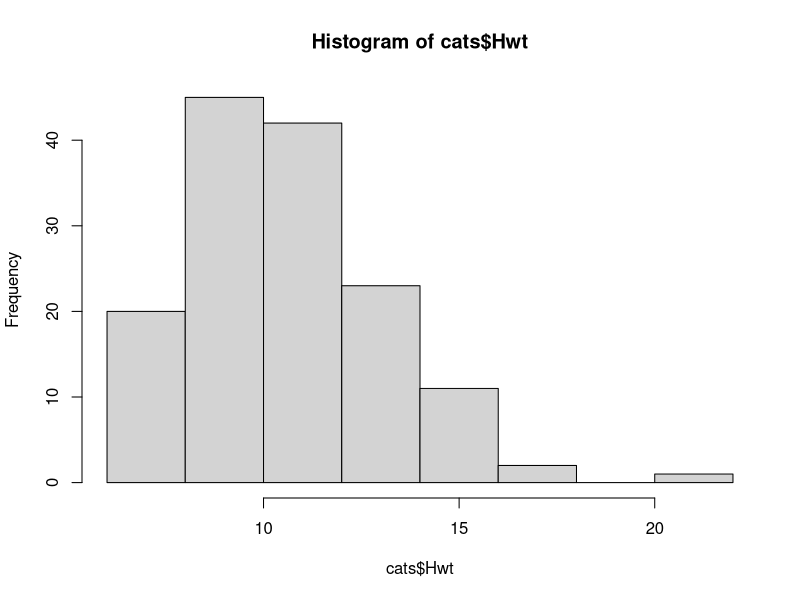
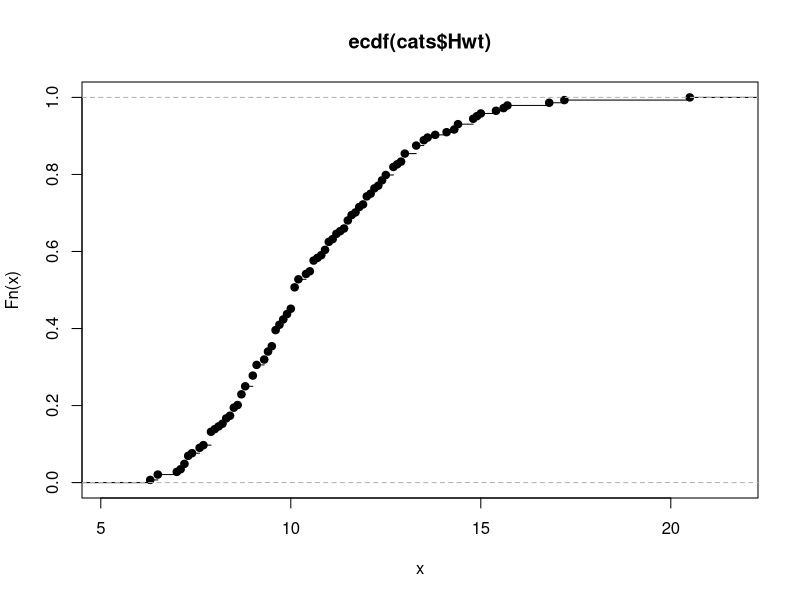
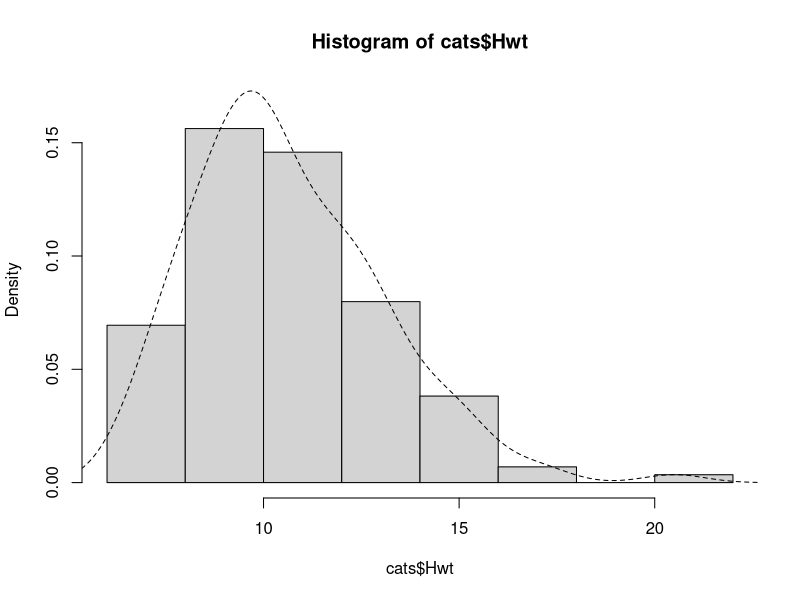
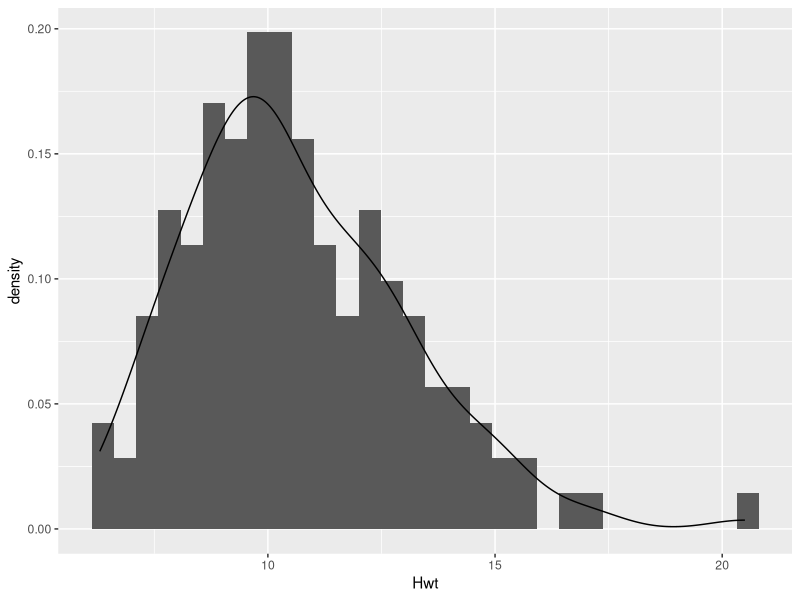
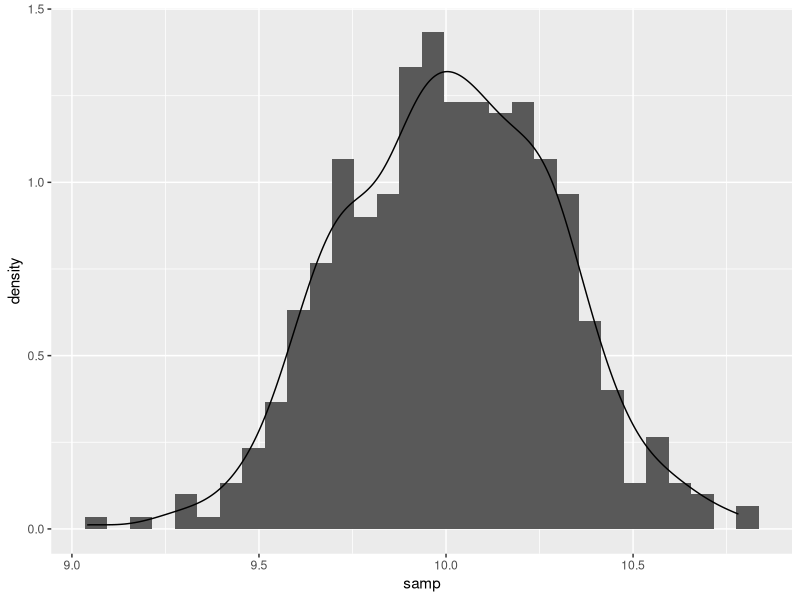
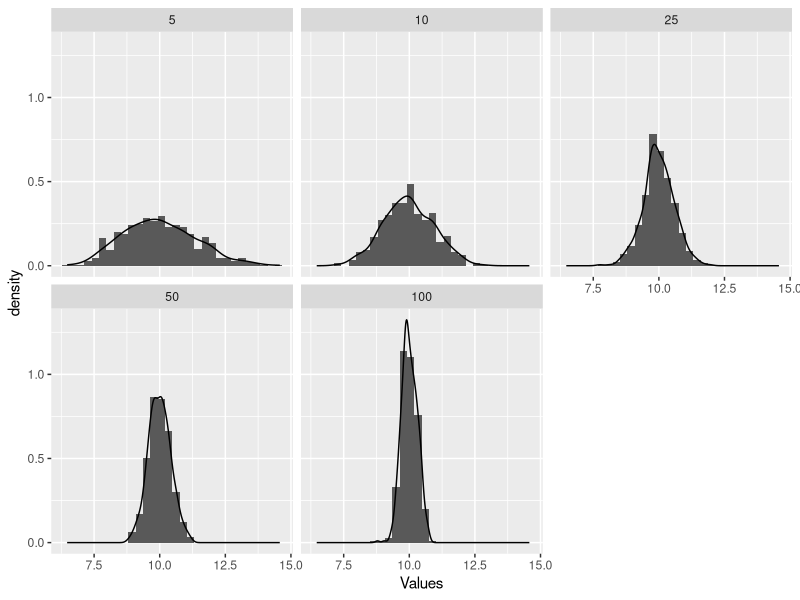
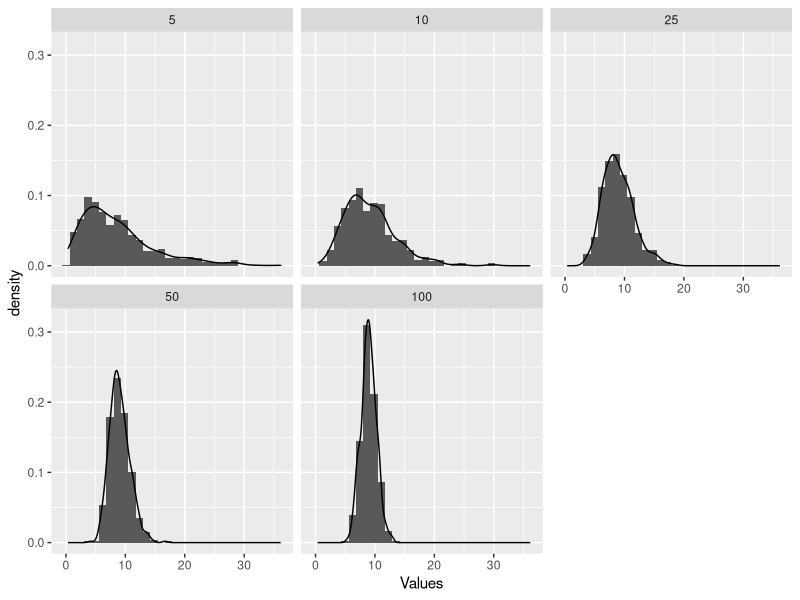
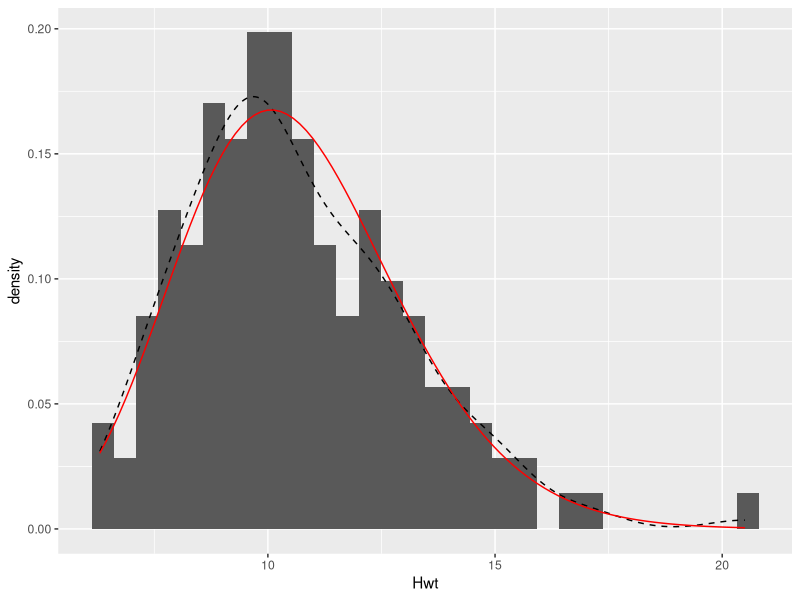

Generate these figures, in order, with R:
# Class Script, Lecture 10
# November 10



install.packages("MASS")
library(MASS)
head(cats)

hist(cats$Hwt)
quantile(cats$Hwt, c(0.25, 0.5, 0.75))

plot(ecdf(cats$Hwt))


hist(cats$Hwt, probability = TRUE, ylim = c(0, 0.17))
lines(density(cats$Hwt), lty = "dashed")

library(ggplot2)
ggplot(cats) +
  geom_histogram(aes(x = Hwt, y = ..density..)) +
  geom_density(aes(x = Hwt))


# Estimation Example
samp_size <- 100
samp1     <- rnorm(samp_size, mean = 10, sd = 3)
mean_est1 <- mean(samp1)

n          <- 500
samp_means <- rep(NA, n)

for (i in 1:n) {
  samp_means[i] <- mean(rnorm(samp_size, mean = 10, sd = 3))
}

ggplot(data.frame(samp = samp_means)) +
  geom_histogram(aes(x = samp, y = ..density..)) +
  geom_density(aes(x = samp))


# Sample Distribution of the Sample Mean

samp_size  <- c(5, 10, 25, 50, 100)
n          <- 500 
samp_means <- cbind(rep(NA, n*length(samp_size)),
                    rep(NA, n*length(samp_size)))


for (j in 1:length(samp_size)) {
  for (i in 1:n) {
    row <- (j-1)*n + i
    samp_means[row, 1] <- mean(rnorm(samp_size[j], mean = 10, sd = 3))
    samp_means[row, 2] <- samp_size[j]
  }
}

colnames(samp_means) <- c("Values", "SampleSize")

ggplot(data.frame(samp_means)) +
  geom_histogram(aes(x = Values, y = ..density..)) +
  geom_density(aes(x = Values)) +
  facet_wrap(~SampleSize)


# Sample Distribution of the Sample Variance


samp_size  <- c(5, 10, 25, 50, 100)
n          <- 500 
samp_means <- cbind(rep(NA, n*length(samp_size)),
                    rep(NA, n*length(samp_size)))
colnames(samp_means) <- c("Values", "SampleSize")


for (j in 1:length(samp_size)) {
  for (i in 1:n) {
    row <- (j-1)*n + i
    samp_means[row, 1] <- var(rnorm(samp_size[j], mean = 10, sd = 3))
    samp_means[row, 2] <- samp_size[j]
  }
}

ggplot(data.frame(samp_means)) +
  geom_histogram(aes(x = Values, y = ..density..)) +
  geom_density(aes(x = Values)) +
  facet_wrap(~SampleSize)



# Method of Moments

# a = \mu_1^2/(\mu_2 - \mu_1^2)
# s = (\mu_2 - \mu_1^2)/ \mu_1
# v = \mu_2 - \mu_1^2

gam.MMest <- function(data) {
  #estimates \hat{a} and \hat{s} that best fit the data
  m <- mean(data)
  v <- var(data)
  return(c(a = m^2/v, s = v/m))
}

cat.MM   <- gam.MMest(cats$Hwt)
gam_args <- list(shape = cat.MM[1], scale = cat.MM[2])

ggplot(cats) +
  geom_histogram(aes(x = Hwt, y = ..density..)) +
  geom_density(aes(x = Hwt), linetype = "dashed") +
  stat_function(aes(x = Hwt), fun = dgamma, args = gam_args, color = "red")

gam.mean <- function(a, s) {a*s}
gam.var  <- function(a, s) {a*s^2}

gam.diff <- function(params, data) {
  a <- params[1]
  s <- params[2]
  return((mean(data) - gam.mean(a,s))^2 + (var(data) - gam.var(a,s))^2)
}

nlm(gam.diff, c(19, 1), data = cats$Hwt)

cat.MM
nlm(gam.diff, c(19, 1), data = cats$Hwt)$estimate


# Checking Your Estimator

gam.MMest(rgamma(100, shape = 19, scale = 45))
gam.MMest(rgamma(10000, shape = 19, scale = 45))
gam.MMest(rgamma(1000000, shape = 19, scale = 45))


# Maximum Likelihood Estimator

gam.ll <- function(params, data) {
  # Input: parameter vector (length2, shape and scale)
  # Input: data
  a <- params[1]
  s <- params[2]
  return(sum(dgamma(data, shape = a, scale = s, log = TRUE)))
}

nlm(gam.ll, c(19, 1), data = cats$Hwt)

neg.gam.ll <- function(params, data) {
  # Input: parameter vector (length2, shape and scale)
  # Input: data
  a <- params[1]
  s <- params[2]
  return(-sum(dgamma(data, shape = a, scale = s, log = TRUE)))
}

nlm(neg.gam.ll, c(19, 1), data = cats$Hwt)

ll_min <- nlm(neg.gam.ll, c(19, 1), data = cats$Hwt)$minimum

cat.MM
mm_min <- neg.gam.ll(cat.MM, cats$Hwt)


cat.MLE <- nlm(neg.gam.ll, c(19, 1), data = cats$Hwt)$estimate

MLE_args <- list(shape = cat.MLE[1], scale = cat.MLE[2])
MM_args <- list(shape = cat.MM[1], scale = cat.MM[2])

ggplot(cats) +
  geom_histogram(aes(x = Hwt, y = ..density..)) +
  geom_density(aes(x = Hwt), linetype = "dashed") +
  stat_function(aes(x = Hwt), fun = dgamma, args = MM_args, color = "red") +
  stat_function(aes(x = Hwt), fun = dgamma, args = MLE_args, color = "blue")


# Q-Q Plot

# Model (theoretical) quantiles
qgamma(c(0.01, 0.05, 0.95, 0.99), shape = cat.MM[1], scale = cat.MM[2])
# Empirical (data) quantiles
quantile(cats$Hwt, c(0.01, 0.05, 0.95, 0.99))

a <- cat.MM[1]
s <- cat.MM[2]
theory_quant <- qgamma((1:99)/100, shape = a, scale = s)
qqplot(cats$Hwt, theory_quant)
abline(0, 1, col = "red")

# Bootstrap

cat.MM <- gam.MMest(cats$Hwt)
cat.MM

# A single bootstrap resample

n      <- nrow(cats)
resamp <- sample(1:n, n, replace = TRUE)

boot.samp <- cats$Hwt[resamp]

head(sort(boot.samp))
head(sort(cats$Hwt))

gam.MMest(boot.samp)

# 1000 bootstrap resamples

B          <- 1000
param_ests <- matrix(NA, nrow = B, ncol = 2)
colnames(param_ests) <- c("a", "s")

for (b in 1:B) {
  resamp         <- sample(1:n, n, replace = TRUE)
  boot.samp      <- cats$Hwt[resamp]
  param_ests[b,] <- gam.MMest(boot.samp)
}

param_ests <- data.frame(param_ests)

ggplot(param_ests) +
  geom_histogram(aes(x = a)) +
  geom_vline(xintercept = mean(a), col = "red")

ggplot(param_ests) +
  geom_histogram(aes(x = s)) +
  geom_vline(xintercept = mean(s), col = "red")

bootstrap.a <- mean(param_ests$a)
bootstrap.s <- mean(param_ests$s)
bootstrap.a

# Use bootstrap samples to estimate the standard error of our estimates

sd(param_ests$a)
sd(param_ests$s)

# CI

CI.a <- quantile(param_ests$a, probs = c(0.025, 0.975))


ggplot(param_ests) +
  geom_histogram(aes(x = a)) +
  geom_vline(xintercept = mean(a), col = "red") +
  geom_vline(xintercept = CI.a[1], col = "red", linetype = "dashed") +
  geom_vline(xintercept = CI.a[2], col = "red", linetype = "dashed")



# Convince ourselves that hte bootstrap works.
set.seed(1)
samp_size <- 100
samp1     <- rnorm(samp_size, mean = 10, sd = 3)
mean_est1 <- mean(samp1)


# Calulate bootstrap resamples
n <- length(samp1)
B <- 1000
boot.means <- rep(NA, B)

for (b in 1:B) {
  resamp_data   <- sample(samp1, n, replace = TRUE)
  boot.means[b] <- mean(resamp_data)
}
mean(boot.means)
sd(boot.means) # Close to 3/10?

ggplot() + geom_histogram(aes(x = boot.means))


